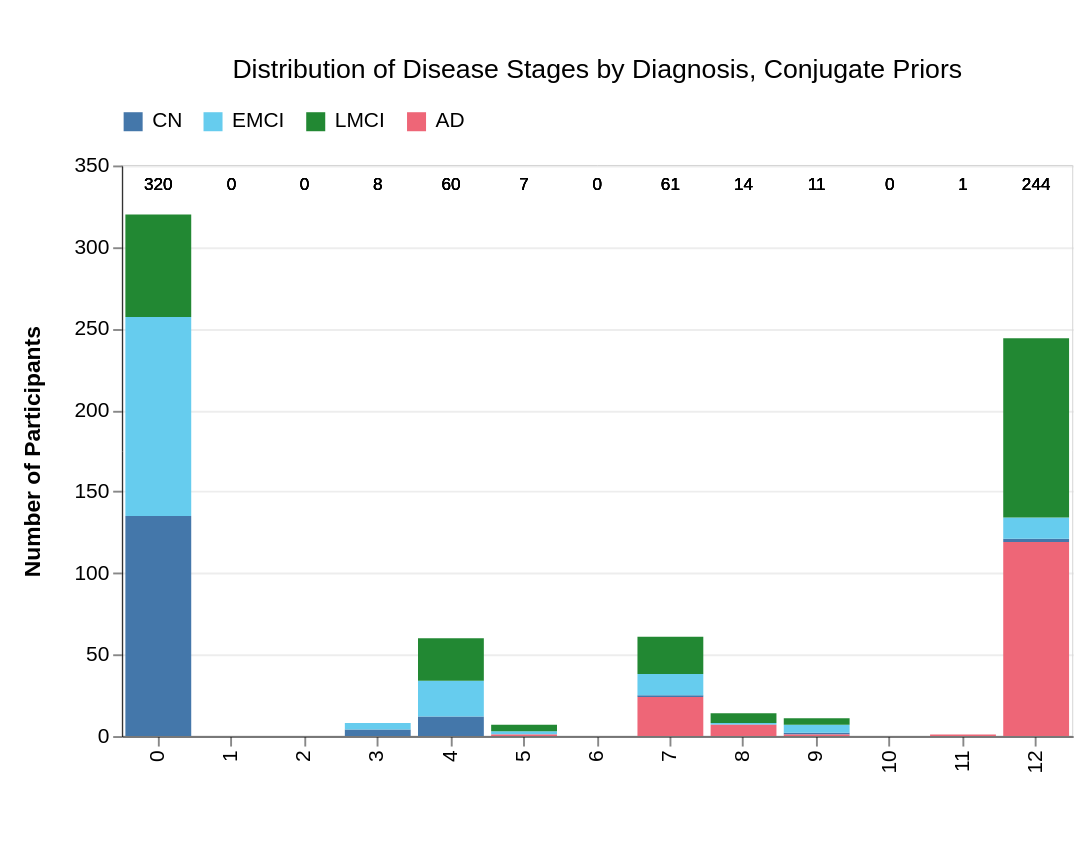

The cell this chart's notebook holds for it:
### Markdown cell above
## Conjugate Priors

### Code cell
cp_stages, ml_stages_plot, cp_runtime = get_ml_stages_and_plot('conjugate_priors')
ml_stages_plot

### Figure 1 — Vega-Lite specification as saved in the notebook (floating-point values rounded to 4 significant figures)
{"config": {"view": {"continuousWidth": 300, "continuousHeight": 300, "stroke": "lightgray", "strokeWidth": 0.5}, "axis": {"domain": true, "domainColor": "black", "domainWidth": 0.5, "grid": true, "gridColor": "lightgray", "gridOpacity": 0.3, "labelColor": "black", "labelFont": "Arial", "titleColor": "black", "titleFont": "Arial"}}, "layer": [{"mark": {"type": "bar"}, "encoding": {"color": {"field": "Diagnosis", "legend": {"columns": 4, "direction": "horizontal", "labelFontSize": 11, "orient": "top", "symbolSize": 100, "title": null}, "scale": {"domain": ["CN", "EMCI", "LMCI", "AD"], "range": ["#4477AA", "#66CCEE", "#228833", "#EE6677"]}, "type": "nominal"}, "order": {"field": "Diagnosis", "sort": "ascending", "type": "nominal"}, "tooltip": [{"field": "Stage", "title": "Stage", "type": "ordinal"}, {"field": "Diagnosis", "title": "Diagnosis", "type": "nominal"}, {"field": "Count", "title": "Count", "type": "quantitative"}, {"field": "Percentage", "format": ".1%", "title": "Percentage", "type": "quantitative"}], "x": {"axis": {"grid": false, "labelFontSize": 11, "titleFont": "Arial", "titleFontSize": 12, "titlePadding": 15}, "field": "Stage", "title": "", "type": "ordinal"}, "y": {"axis": {"grid": true, "gridOpacity": 0.4, "labelFontSize": 11, "titleFont": "Arial", "titleFontSize": 12, "titlePadding": 15}, "field": "Count", "title": "Number of Participants", "type": "quantitative"}}, "title": {"text": "Distribution of Disease Stages by Diagnosis, Conjugate Priors", "anchor": "middle", "fontWeight": "normal", "fontSize": 14, "dy": -10}}, {"mark": {"type": "text", "align": "center", "baseline": "bottom", "dy": -5, "fontSize": 9}, "encoding": {"text": {"field": "Total", "format": ",d", "type": "quantitative"}, "tooltip": [{"field": "Stage", "title": "Stage", "type": "ordinal"}, {"field": "Total", "format": ",d", "title": "Total Sample Size", "type": "quantitative"}], "x": {"field": "Stage", "type": "ordinal"}, "y": {"value": 20}}, "title": {"text": "Distribution of Disease Stages by Diagnosis, Conjugate Priors", "anchor": "middle", "fontWeight": "normal", "fontSize": 14, "dy": -10}}], "data": {"name": "data-3d14174a5b9207f03556467f89212df1"}, "height": 300, "padding": {"left": 10, "top": 30, "right": 10, "bottom": 40}, "width": 500, "$schema": "https://vega.github.io/schema/vega-lite/v5.20.1.json", "datasets": {"data-3d14174a5b9207f03556467f89212df1": [{"Stage": 0, "Diagnosis": "CN", "Count": 135, "Total": 320, "Percentage": 0.4219}, {"Stage": 0, "Diagnosis": "EMCI", "Count": 122, "Total": 320, "Percentage": 0.3812}, {"Stage": 0, "Diagnosis": "LMCI", "Count": 63, "Total": 320, "Percentage": 0.1969}, {"Stage": 0, "Diagnosis": "AD", "Count": 0, "Total": 320, "Percentage": 0.0}, {"Stage": 1, "Diagnosis": "CN", "Count": 0, "Total": 0, "Percentage": null}, {"Stage": 1, "Diagnosis": "EMCI", "Count": 0, "Total": 0, "Percentage": null}, {"Stage": 1, "Diagnosis": "LMCI", "Count": 0, "Total": 0, "Percentage": null}, {"Stage": 1, "Diagnosis": "AD", "Count": 0, "Total": 0, "Percentage": null}, {"Stage": 2, "Diagnosis": "CN", "Count": 0, "Total": 0, "Percentage": null}, {"Stage": 2, "Diagnosis": "EMCI", "Count": 0, "Total": 0, "Percentage": null}, {"Stage": 2, "Diagnosis": "LMCI", "Count": 0, "Total": 0, "Percentage": null}, {"Stage": 2, "Diagnosis": "AD", "Count": 0, "Total": 0, "Percentage": null}, {"Stage": 3, "Diagnosis": "CN", "Count": 4, "Total": 8, "Percentage": 0.5}, {"Stage": 3, "Diagnosis": "EMCI", "Count": 4, "Total": 8, "Percentage": 0.5}, {"Stage": 3, "Diagnosis": "LMCI", "Count": 0, "Total": 8, "Percentage": 0.0}, {"Stage": 3, "Diagnosis": "AD", "Count": 0, "Total": 8, "Percentage": 0.0}, {"Stage": 4, "Diagnosis": "CN", "Count": 12, "Total": 60, "Percentage": 0.2}, {"Stage": 4, "Diagnosis": "EMCI", "Count": 22, "Total": 60, "Percentage": 0.3667}, {"Stage": 4, "Diagnosis": "LMCI", "Count": 26, "Total": 60, "Percentage": 0.4333}, {"Stage": 4, "Diagnosis": "AD", "Count": 0, "Total": 60, "Percentage": 0.0}, {"Stage": 5, "Diagnosis": "CN", "Count": 0, "Total": 7, "Percentage": 0.0}, {"Stage": 5, "Diagnosis": "EMCI", "Count": 2, "Total": 7, "Percentage": 0.2857}, {"Stage": 5, "Diagnosis": "LMCI", "Count": 4, "Total": 7, "Percentage": 0.5714}, {"Stage": 5, "Diagnosis": "AD", "Count": 1, "Total": 7, "Percentage": 0.1429}, {"Stage": 6, "Diagnosis": "CN", "Count": 0, "Total": 0, "Percentage": null}, {"Stage": 6, "Diagnosis": "EMCI", "Count": 0, "Total": 0, "Percentage": null}, {"Stage": 6, "Diagnosis": "LMCI", "Count": 0, "Total": 0, "Percentage": null}, {"Stage": 6, "Diagnosis": "AD", "Count": 0, "Total": 0, "Percentage": null}, {"Stage": 7, "Diagnosis": "CN", "Count": 1, "Total": 61, "Percentage": 0.01639}, {"Stage": 7, "Diagnosis": "EMCI", "Count": 13, "Total": 61, "Percentage": 0.2131}, {"Stage": 7, "Diagnosis": "LMCI", "Count": 23, "Total": 61, "Percentage": 0.377}, {"Stage": 7, "Diagnosis": "AD", "Count": 24, "Total": 61, "Percentage": 0.3934}, {"Stage": 8, "Diagnosis": "CN", "Count": 0, "Total": 14, "Percentage": 0.0}, {"Stage": 8, "Diagnosis": "EMCI", "Count": 1, "Total": 14, "Percentage": 0.07143}, {"Stage": 8, "Diagnosis": "LMCI", "Count": 6, "Total": 14, "Percentage": 0.4286}, {"Stage": 8, "Diagnosis": "AD", "Count": 7, "Total": 14, "Percentage": 0.5}, {"Stage": 9, "Diagnosis": "CN", "Count": 1, "Total": 11, "Percentage": 0.09091}, {"Stage": 9, "Diagnosis": "EMCI", "Count": 5, "Total": 11, "Percentage": 0.4545}, {"Stage": 9, "Diagnosis": "LMCI", "Count": 4, "Total": 11, "Percentage": 0.3636}, {"Stage": 9, "Diagnosis": "AD", "Count": 1, "Total": 11, "Percentage": 0.09091}, {"Stage": 10, "Diagnosis": "CN", "Count": 0, "Total": 0, "Percentage": null}, {"Stage": 10, "Diagnosis": "EMCI", "Count": 0, "Total": 0, "Percentage": null}, {"Stage": 10, "Diagnosis": "LMCI", "Count": 0, "Total": 0, "Percentage": null}, {"Stage": 10, "Diagnosis": "AD", "Count": 0, "Total": 0, "Percentage": null}, {"Stage": 11, "Diagnosis": "CN", "Count": 0, "Total": 1, "Percentage": 0.0}, {"Stage": 11, "Diagnosis": "EMCI", "Count": 0, "Total": 1, "Percentage": 0.0}, {"Stage": 11, "Diagnosis": "LMCI", "Count": 0, "Total": 1, "Percentage": 0.0}, {"Stage": 11, "Diagnosis": "AD", "Count": 1, "Total": 1, "Percentage": 1.0}, {"Stage": 12, "Diagnosis": "CN", "Count": 2, "Total": 244, "Percentage": 0.008197}, {"Stage": 12, "Diagnosis": "EMCI", "Count": 13, "Total": 244, "Percentage": 0.05328}, {"Stage": 12, "Diagnosis": "LMCI", "Count": 110, "Total": 244, "Percentage": 0.4508}, {"Stage": 12, "Diagnosis": "AD", "Count": 119, "Total": 244, "Percentage": 0.4877}]}}
